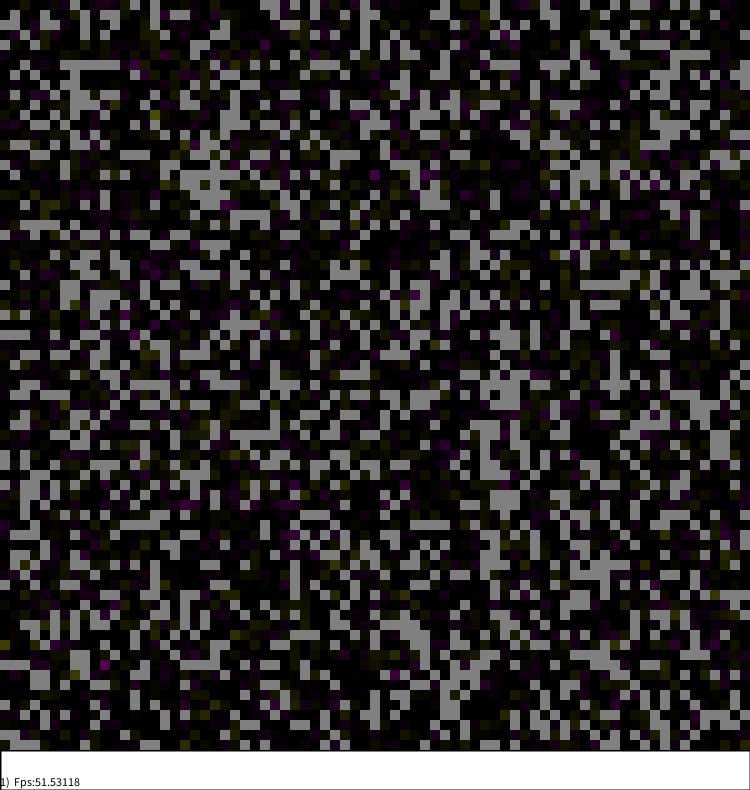
Frame 1 (no input)
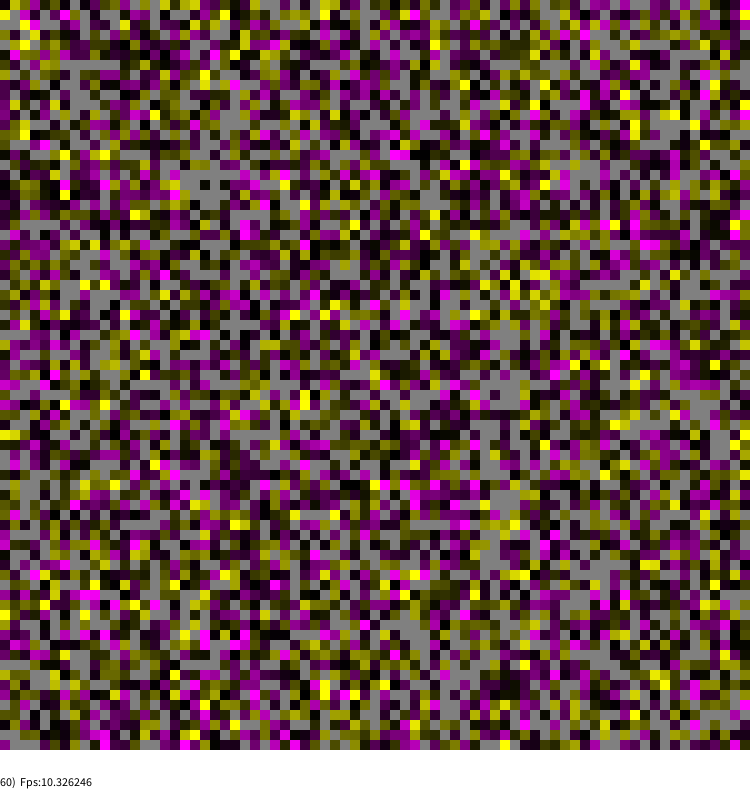
Frame 60 (the mouse pressed at the canvas centre just before this capture)
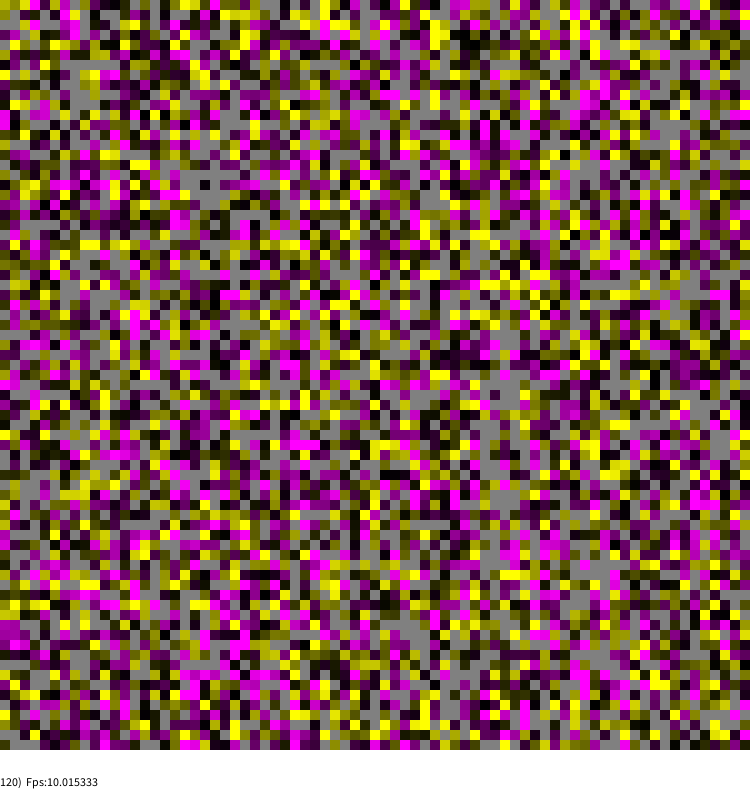
Frame 120 (the mouse held since frame 60 and released just before this capture)

The Processing sketch that drew these frames (run headless with seeded random() and noise(); from frame 60 on, the mouse is pressed at the canvas centre):

// Processing sketch: ABMTemplateMiniPL
// ── ABMTemplateMiniPL.pde
//   ABM minimum template - using template for AGENT BASE MODEL in 2D discrete geometry
//   >>>>   TYLKO NIEZBĘDNE MODUŁY <<<<
//   implemented by Wojciech Borkowski
/////////////////////////////////////////////////////////////////////////////////////////

//PARAMETRY MODELU
int side=75;//DŁUGOŚĆ BOKU ŚWIATA
String modelName="ABMTemplateMin";
float density=0.75;

World TheWorld=new World(side);//... ALE INICJAIZACJA JEST KONCZONA W FUNKCJI setup()

//PARAMETRY WIZUALIZACJI, STATYSTYKI ITP.
int cwidth=15;//DŁUGOŚĆ BOKU KOMÓRKI W WIZUALIZACJI - WARTOSC NADANA TU JEST TYLKO WSTĘPNA
int STATUSHEIGH=40;//WYSOKOŚĆ PASKA STATUSU NA DOLE OKNA

int STEPSperVIS=1;//JAK CZĘSTO URUCHAMIAMY WIZUALIZACJĘ
int FRAMEFREQ=10; //ILE RAZY NA SEKUNDĘ URUCHAMIA SIĘ draw()
//boolean WITH_VIDEO=false;//CZY CHCEMY ZAPIS DO PLIKU FILMOWEGO (wymagany modu… RTMVideo.pde)
boolean simulationRun=true;//FLAGA Start/stop DZIAŁANIA SYMULACJI

void setup()
{
  //GRAFIKA
  size(750,790);//NIESTETY TU MOGĄ BYĆ TYLKO WARTOŚCI PODANE LITERALNIE CZYLI "LITERAŁY"!!!
  frameRate(FRAMEFREQ);
  background(255,255,200);
  strokeWeight(2);
  
  //INICJALIZACJA MODELU I (ewentualnie) STATYSTYK
  initializeModel(TheWorld);//ZAKONCZENIE INICJALIZACJI ŚWIATA
  //initializeStats();      //ODKOMENTOWAĆ JEŚLI UŻYWAMY STATYSTYK
  //doStatistics(TheWorld); //J.W.
  
  //OBLICZAMY WYMAGANY ROZMIAR OKNA DLA size() 
  println("REQUIRED SIZE OF PAINTING AREA IS "+(cwidth*side)+"x"+(cwidth*side+STATUSHEIGH));
  cwidth=width/side;//DOPASOWUJEMY ROZMIAR KOMÓREK DO OKNA JAKIE JEST
  
  //INICJALIZACJA ZAPISU FILMU  (jeśli używamy RTMVideo.pde)
  //if(WITH_VIDEO) {initVideoExport(this,modelName+".mp4",FRAMEFREQ);FirstVideoFrame();}
  
  //INFORMACJE KONSOLOWE NA KONIEC FUNKCJI setup()
  println("CURRENT SIZE OF PAINTING AREA IS "+width+"x"+height);//-myMenu.bounds.height???
  visualizeModel(TheWorld);//PIERWSZA PO INICJALIZACJI WIZUALIZACJA ŚWIATA
  
  //if(!simulationRun) //WYMAGA MODUŁU RTMEvents.pde
  //  println("PRESS 'r' or 'ESC' to start simulation");
  //else
  //  println("PRESS 's' or 'ESC' to pause simulation");
  
  //NextVideoFrame();//PIERWSZA REALNA KLATKA FILMU (o ile używamy RTMVideo.pde)
}

void draw()
{
  if(simulationRun)
  {
    modelStep(TheWorld);
    //doStatistics(TheWorld);//ODKOMENTOWAĆ JEŚLI UŻYWAMY STATYSTYK
  }
  
  writeStatusLine();
  
  if(!simulationRun //When simulation was stopped only visualisation should work
  || StepCounter % STEPSperVIS == 0 ) //But when model is running, visualisation should be done from time to time
  {
    visualizeModel(TheWorld);
    //NextVideoFrame();//It utilise inside variable to check if is enabled
  }

}

void writeStatusLine()
{
  fill(255);rect(0,side*cwidth,width,STATUSHEIGH);
  fill(0);noStroke();
  //textAlign(LEFT, TOP);
  //text(meanDummy+"  "+liveCount,0,side*cwidth);//Miesjce dla NAJWAŻNIEJSZYCH STATYSTYK
  textAlign(LEFT, BOTTOM);
  text(StepCounter+")  Fps:"+ frameRate,0,side*cwidth+STATUSHEIGH-2);
}

///////////////////////////////////////////////////////////////////////////////////////////
//  https://www.researchgate.net/profile/WOJCIECH_BORKOWSKI - ABM MAIN TEMPLATE
///////////////////////////////////////////////////////////////////////////////////////////

// ── Agent.pde
// Agent is a one of two central class of each ABM model
///////////////////////////////////////////////////////////////
class Agent
{
  float dummy;//ATRYBUT DEMONSTRACYJNY - POTEM MOŻNA USUNĄĆ
  //... MIEJSCE NA TWÓJ KOD
  
  Agent()//Constructor of the Agent
  {
    dummy=0;
    //... MIEJSCE NA TWÓJ KOD
  }
}

///////////////////////////////////////////////////////////////////////////////////////////
//  https://www.researchgate.net/profile/WOJCIECH_BORKOWSKI - ABM: AGENT FOR FILL UP
///////////////////////////////////////////////////////////////////////////////////////////

// ── AgentBasics.pde
// Agent is a one of two central class of each ABM model
// Agent need to be initialised & they need logic of change 
///////////////////////////////////////////////////////////////

void initializeAgents(Agent[][] agents)
{
   for(int a=0;a<agents.length;a++)
    for(int b=0;b<agents[a].length;b++)
    if(random(1)<density)
    {
      Agent curr=new Agent();
      //...MIEJSCE NA TWÓJ KOD INICJALIZACJI AGENTÓW, np. curr.initialise();
      agents[a][b]=curr;
    }
}
//OR
void initializeAgents(Agent[] agents)
{
  for(int a=0;a<agents.length;a++)
  if(random(1)<density)
  {
    Agent curr=new Agent();
    //...MIEJSCE NA TWÓJ KOD INICJALIZACJI AGENTÓW, np. curr.initialise();
    agents[a]=curr;
  }
}

void  dummyChangeAgents(Agent[] agents)
{
  int MC=agents.length;
  for(int i=0;i<MC;i++)
  {
    int a=(int)random(0,agents.length);
    if(agents[a]!= null )
      agents[a].dummy+=random(-0.1,0.1);
  }  
}
//OR
void  dummyChangeAgents(Agent[][] agents)
{
  int MC=agents.length*agents[0].length;
  for(int i=0;i<MC;i++)
  {
    int a=(int)random(0,agents.length);
    int b=(int)random(0,agents[a].length);
    if(agents[a][b]!= null )
      agents[a][b].dummy+=random(-0.1,0.1);
  }
}

////////////////////////////////////////////////////////////////////////////////////////////////////////////
//  https://www.researchgate.net/profile/WOJCIECH_BORKOWSKI - ABM: BASIC INITIALISATION & EVERY STEP CHANGE
////////////////////////////////////////////////////////////////////////////////////////////////////////////

// ── AssemblingOfWorld.pde
// World is a one of two central class of each ABM model
///////////////////////////////////////////////////////////////
int StepCounter=0;//GLOBALNY LICZNIK KROKÓW SYMULACJI

class World
{
  //Agent agents[];//JEDNOWYMIAROWA TABLICA AGENTÓW
  //OR
  Agent agents[][];//DWUWYMIAROWA TABLICA AGENTÓW
  
  World(int side)//KONSTRUKTOR ŚWIATA
  {
    //agents=new Agent[side];
    //OR
    agents=new Agent[side][side];
  }
}

//BARDZIEJ ZŁOŻONE FUNKCJONALNOŚCI ZOSTAŁY ZDEFINIOWANE JAKO OSOBNE FUNKCJE
//A NIE METDY KLASY World ZE WZGLĘDU NA OGRANICZENIA SKŁADNI PROCESSINGU
///////////////////////////////////////////////////////////////////////////

void initializeModel(World world)
{
  initializeAgents(world.agents);
}

void visualizeModel(World world)
{
  visualizeAgents(world.agents);
}

void dummyChange(World world) //FUKCJE MOŻNA USUNĄĆ GDY POJAWI SIĘ
{                             //REALNY KOD MODELU
  dummyChangeAgents(world.agents);
}

void modelStep(World world)
{
   //Dummy part
   dummyChange(world);
   //OR
   //... MIEJSCE NA TWÓJ REALNY KOD MODELU np. agentsChange(world);
   
   StepCounter++;
}

///////////////////////////////////////////////////////////////////////////////////////////////
//  https://www.researchgate.net/profile/WOJCIECH_BORKOWSKI - ABM: WORLD OF AGENTS FOR FILL UP
///////////////////////////////////////////////////////////////////////////////////////////////

// ── ModelVisual.pde
// World full of agents need method of visualisation on screen/window
////////////////////////////////////////////////////////////////////////////

void visualizeAgents(Agent[][] agents)
{
  Agent curra;
  for(int a=0;a<agents.length;a++)
   for(int b=0;b<agents[a].length;b++)
   {
    //KOLORYZACJA AGENTA
    //NA WZÓR TEGO KODU ZDEFINIUJ WŁASNE KOLOROWANIE!
    if( (curra=agents[a][b]) != null )
    {
      if(curra.dummy>=0)
        fill(curra.dummy*255,0,curra.dummy*255);
      else
        fill(-curra.dummy*255,-curra.dummy*255,0);
    }
    else
    {
      fill(128);
    }
    
    rect(a*cwidth,b*cwidth,cwidth,cwidth); 
   }
}
//OR
void visualizeAgents(Agent[] agents)
{
   Agent curra;
   for(int a=0;a<agents.length;a++)
   {
    //KOLORYZACJA AGENTA
    //NA WZÓR TEGO KODU ZDEFINIUJ WŁASNE KOLOROWANIE!   
    if( (curra=agents[a]) != null )
    {
      if(curra.dummy>=0)
        fill(curra.dummy*255,0,curra.dummy*255);
      else
        fill(-curra.dummy*255,-curra.dummy*255,0);
    }
    else
    {
      fill(128);
    }
    
    int t=StepCounter%side;
    noStroke();
    rect(a*cwidth,t*cwidth,cwidth,cwidth);
    stroke(255);
    line(0,(t+1)*cwidth+1,width,(t+1)*cwidth+1);//LINIA CZASU TERAŹNIEJSZEGO
   }
}

////////////////////////////////////////////////////////////////////////////////////////////////////////
//  https://www.researchgate.net/profile/WOJCIECH_BORKOWSKI - ABM: BASIC VISUALISATION
////////////////////////////////////////////////////////////////////////////////////////////////////////
